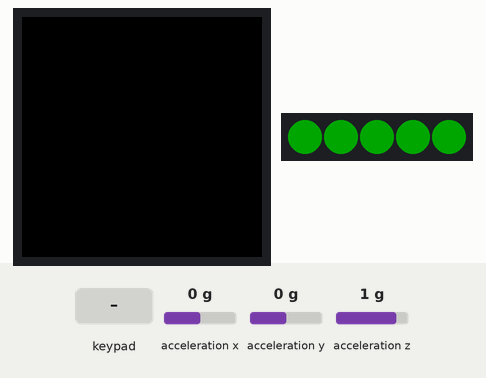
Recording of a sketch running on a simulated Arduino MKR. Shown: 240×240 colour display, 5 RGB LEDs in strip order, left to right. The inputs (shaded band) are chosen by the test bench; at power-on: acceleration x 0 g, acceleration y 0 g, acceleration z 1 g. Dim RGB values are drawn brighter than linear; what the sketch prints to the serial monitor is not drawn.

Above: at 1.8 s.
3.6 s: keypad keys 1 2 3 4 pressed 0.4 s apart
At 5.2 s:
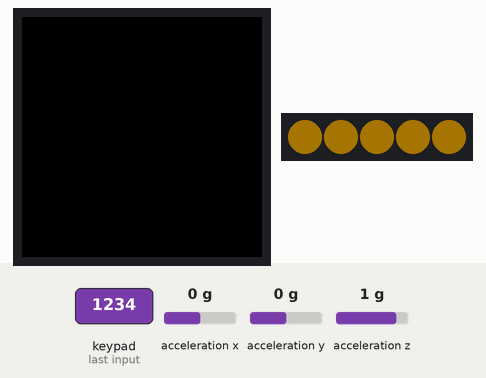
6.7 s: key '2' pressed
At 8.0 s:
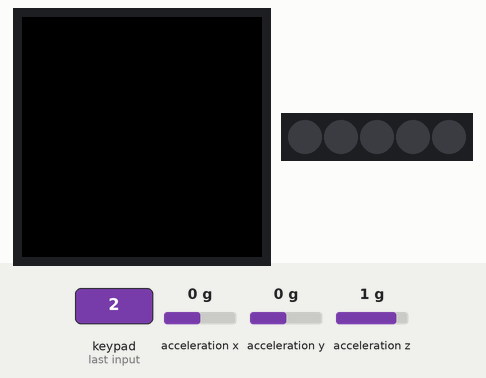
9.0 s: key '2' pressed
At 9.6 s:
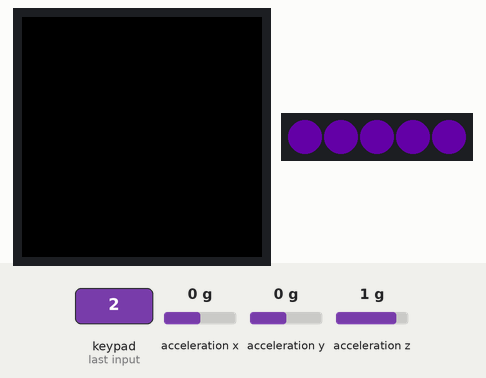
Timing chart, 0 to 12.0 s (numbered marks = the images above; inputs shaded):
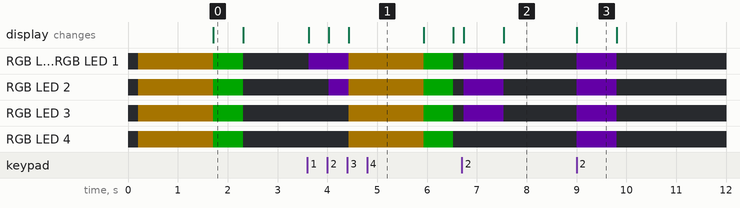

Measured:
- after the input at 3.6 s, RGB LED 0, RGB LED 1: off → RGB(24, 0, 40) at once, → RGB(40, 28, 0) 0.81 s later, → RGB(0, 40, 0) 1.5 s later, → off 0.60 s later
- after the input at 6.7 s, RGB LED 0–3: off → RGB(24, 0, 40) at once, → off 0.80 s later
- after the input at 9.0 s, RGB LED 0–4: off → RGB(24, 0, 40) at once, → off 0.80 s later
- what the display in image 0 shows lasts 0.6 s, from 1.7 s to 2.3 s
- what the display in image 3 shows lasts 0.8 s, from 9.0 s to 9.8 s

The sketch:

bytebait.ino
```cpp
// This file only wires the modules together. The logic lives in the other files:
//   config.h         all tunable constants
//   hardware.*       the only place that touches the Carrier library (sensor, LEDs, buzzer)
//   protocol.*       line format, incoming and outgoing messages (docs/protocol.md)
//   leds.*           LED colors                              (#6)
//   throw_detect.*   throw detection                         (#5)
//   motion.*         hook, tilt L/R, hold still, yank        (#17)
//   calibration.*    rest-position calibration               (#18)
//   buzzer.*         "lost fish" sound                       (#19)
//   link.*           transport: USB or WiFi                  (#38)
//   link_wifi.*      WiFi/HTTPS to Dokploy                   (#38)

#include "config.h"
#include "hardware.h"
#include "protocol.h"
#include "throw_detect.h"
#include "motion.h"
#include "calibration.h"
#include "buzzer.h"
#include "link.h"

void setup() {
  Serial.begin(SERIAL_BAUD);
  unsigned long t = millis();
  while (!Serial && millis() - t < 2000) {}   // wait at most 2 s for USB

  hwBegin();
  calibrationRun();                           // wait for rest, average the rest position (a few seconds)
  // linkBegin();                             // TODO(#38): enable when protocol.cpp uses link* (move Serial.begin here)
  if (!PLOT_MODE) protocolBegin();
}

void loop() {
  // linkUpdate();                            // TODO(#38)
  hwAccelPoll();    // read the sensor once; throw and motion share the sample
  protocolPoll();   // read messages from the game
  calibrationUpdate(); // touch pads: sensitivity and recalibrate  (#18)
  throwUpdate();    // detect throws and send THROW        (#5)
  motionUpdate();   // hook, tilt, hold still, yank        (#17)
  buzzerUpdate();   // play the "lost fish" sound          (#19)
}
```

arduino_secrets.example.h
```cpp
// Copy to the git-ignored arduino_secrets.h beside bytebait.ino for a WiFi throw test.
#pragma once

#define WIFI_THROW_PROBE 0  // Set to 1 locally for the probe. USB is the default.
#define SECRET_SSID ""
#define SECRET_PASS ""
#define SECRET_HOST "bytebait-test.mercantec.tech"
#define SECRET_PORT 443
#define SECRET_PROBE_ID ""  // Copy the test ID from the open browser tab.
```

buzzer.cpp
```cpp
#include "buzzer.h"
#include "config.h"
#include "hardware.h"

static bool playing = false;
static unsigned long startedAt = 0;
static uint16_t currentFreq = 0;     // the tone that is playing now (0 = none)

// tone() restarts its timer on every call, so only call it when the pitch really changes.
static void setTone(uint16_t freq) {
  if (freq == currentFreq) return;
  currentFreq = freq;
  hwBuzzerOn(freq);
}

void buzzerPlayLost() {
  playing = true;
  startedAt = millis();
  currentFreq = 0;
  setTone(BUZZ_HIGH_HZ + BUZZ_WOBBLE_HZ);
}

void buzzerUpdate() {
  if (!playing) return;
  unsigned long t = millis() - startedAt;

  if (t < BUZZ_HOLD_MS) {
    // "EEE": high tone that wobbles up and down a little (changes every BUZZ_WOBBLE_MS).
    bool up = ((t / BUZZ_WOBBLE_MS) % 2) == 0;
    setTone(up ? BUZZ_HIGH_HZ + BUZZ_WOBBLE_HZ : BUZZ_HIGH_HZ - BUZZ_WOBBLE_HZ);
  } else if (t < BUZZ_HOLD_MS + BUZZ_SLIDE_MS) {
    // "UUHH": the pitch falls in steps of BUZZ_SLIDE_STEP_MS from HIGH to LOW.
    unsigned long s = (t - BUZZ_HOLD_MS) / BUZZ_SLIDE_STEP_MS * BUZZ_SLIDE_STEP_MS;
    long freq = (long)BUZZ_HIGH_HZ - (long)(BUZZ_HIGH_HZ - BUZZ_LOW_HZ) * (long)s / (long)BUZZ_SLIDE_MS;
    setTone((uint16_t)freq);
  } else {
    hwBuzzerOff();
    currentFreq = 0;
    playing = false;
  }
}
```

buzzer.h
```cpp
#pragma once
#include <Arduino.h>

// S2.3 (#19): buzzer "EEEEEEEUUHH" when the fish gets away (BUZZ:LOST).
// Non-blocking: the sound plays over several calls to buzzerUpdate().

void buzzerPlayLost();   // start the sound (called from protocol.cpp on BUZZ:LOST)
void buzzerUpdate();     // call in loop()
```

calibration.cpp
```cpp
#include <math.h>
#include "calibration.h"
#include "config.h"
#include "hardware.h"
#include "leds.h"
#include "motion.h"
#include "throw_detect.h"

static const float DEFAULT_X = 0.0f, DEFAULT_Y = 0.0f, DEFAULT_Z = 1.0f;   // lying flat, face up

static float restX = DEFAULT_X, restY = DEFAULT_Y, restZ = DEFAULT_Z;
static bool  done = false;
static uint8_t version = 0;
static uint8_t level = SENS_DEFAULT_LEVEL;

// ---------- Rest-position calibration (a small state machine, so it never blocks the loop) ----------
enum CalState { CAL_IDLE, CAL_RUNNING, CAL_FEEDBACK };
static CalState calState = CAL_IDLE;
static unsigned long calStart = 0;      // when the calibration began (for the timeout)
static unsigned long calEnd = 0;        // when the result LEDs were shown
static unsigned long stillSince = 0;    // 0 = not collecting
static float sx = 0, sy = 0, sz = 0;    // sum of the samples in the current still period
static uint16_t n = 0;
static float px = 0, py = 0, pz = 0;
static bool havePrev = false;

static void calBegin() {
  throwReset();                         // a throw that was being measured must not be sent after the calibration
  calState = CAL_RUNNING;
  calStart = millis();
  stillSince = 0; sx = sy = sz = 0; n = 0; havePrev = false;
  ledsHold();                           // the game's colors wait until the result has been shown
  hwSetLeds(255, 180, 0);               // yellow = hold still, calibrating
}

static void calFinish(bool ok) {
  if (ok) {
    restX = sx / n; restY = sy / n; restZ = sz / n;
  } else {                              // timed out: the default rest position is used, as the guide says
    restX = DEFAULT_X; restY = DEFAULT_Y; restZ = DEFAULT_Z;
  }
  version++;                            // also after a timeout, so the motions switch to the default position too
  done = ok;
  hwSetLeds(ok ? 0 : 255, ok ? 255 : 0, 0);   // green = done, red = gave up
  calState = CAL_FEEDBACK;
  calEnd = millis();
}

static void calStep() {
  unsigned long now = millis();

  if (calState == CAL_FEEDBACK) {
    if (now - calEnd >= CAL_FEEDBACK_MS) {
      ledsRelease();                    // the game's last color (OFF if the game has not sent any)
      calState = CAL_IDLE;
    }
    return;
  }
  if (calState != CAL_RUNNING) return;

  if (hwAccelAvailable()) {
    float x, y, z;
    hwReadAccel(x, y, z);
    float mag = sqrt(x * x + y * y + z * z);
    float delta = havePrev ? sqrt((x - px) * (x - px) + (y - py) * (y - py) + (z - pz) * (z - pz)) : 1.0f;
    px = x; py = y; pz = z; havePrev = true;

    bool still = fabs(mag - 1.0f) < QUIET_G && delta < CAL_STILL_DELTA_G;

    // A slow turn changes the sample very little from one sample to the next, so also check that the
    // orientation stays close to the average of this period. If not, start the period again.
    if (still && n > 0) {
      float ax = sx / n, ay = sy / n, az = sz / n;
      float drift = sqrt((x - ax) * (x - ax) + (y - ay) * (y - ay) + (z - az) * (z - az));
      if (drift > CAL_DRIFT_G) still = false;
    }

    if (!still) {
      stillSince = 0; sx = sy = sz = 0; n = 0;
    } else {
      if (stillSince == 0) stillSince = now;
      sx += x; sy += y; sz += z; n++;
      if (now - stillSince >= CAL_REST_MS) { calFinish(true); return; }
    }
  }

  if (now - calStart >= CAL_TIMEOUT_MS) calFinish(false);
}

// At start: wait here until the calibration is completely finished (including the result LEDs).
void calibrationRun() {
  calBegin();
  while (calState != CAL_IDLE) {
    hwAccelPoll();
    calStep();
  }
}

bool calibrationBusy() {
  return calState == CAL_RUNNING;
}

bool calibrationDone() {
  return done;
}

uint8_t calibrationVersion() {
  return version;
}

void calibrationGetRest(float &x, float &y, float &z) {
  x = restX;
  y = restY;
  z = restZ;
}

// ---------- Sensitivity and touch pads ----------
float calibrationSensitivity() {
  return SENS_LEVELS[level];
}

// Purple, one LED per level. The game's colors wait until the display is hidden again.
static void showLevel() {
  ledsHold();
  hwShowLevel(level + 1, 150, 0, 255);
}

void calibrationUpdate() {
  calStep();                                    // a background calibration (pad 3) moves on a little each loop
  if (!CAL_BUTTONS) return;

  static unsigned long lastCheck = 0;
  static unsigned long shownAt = 0;             // when the level display was shown (0 = not shown)
  static bool prevLess = false, prevMore = false, prevRecal = false;
  unsigned long now = millis();

  // Hide the level display again after a short time. The game's last color comes back.
  if (shownAt != 0 && now - shownAt >= CAL_LEVEL_SHOW_MS) {
    ledsRelease();
    shownAt = 0;
  }

  if (now - lastCheck < 50) return;             // reading the touch pads every loop would be wasteful
  lastCheck = now;
  hwButtonsUpdate();

  bool less  = hwTouch(CAL_BTN_LESS);
  bool more  = hwTouch(CAL_BTN_MORE);
  bool recal = hwTouch(CAL_BTN_RECAL);
  bool downLess = less && !prevLess, downMore = more && !prevMore, downRecal = recal && !prevRecal;
  prevLess = less; prevMore = more; prevRecal = recal;

  if (motionFightActive()) return;              // never change settings during a fight (a hand can touch a pad)
  if (calState != CAL_IDLE) return;             // wait until a running calibration has finished

  if (downLess && level > 0) {
    level--;
    showLevel();
    shownAt = now;
  } else if (downMore && level + 1 < SENS_LEVEL_COUNT) {
    level++;
    showLevel();
    shownAt = now;
  } else if (downRecal) {
    calBegin();                                 // runs in the background: the loop keeps handling the game
    shownAt = 0;
  }
}
```

calibration.h
```cpp
#pragma once
#include <Arduino.h>

// S2.2 (#18): calibration, so the motions feel the same no matter who holds the Oplà.
//  1. Rest position: wait until the Oplà is still AND held in the same orientation, then average it.
//     At start this blocks in setup(). With touch pad 3 it runs in the background: loop() keeps
//     handling the game's messages while it runs.
//  2. Sensitivity: touch pads make all motion/throw limits lower (more sensitive) or higher.
//     Level 3 of 5 is the default and gives exactly the values in config.h.

void calibrationRun();                                          // call in setup() after hwBegin(): blocks until done or timed out
void calibrationUpdate();                                       // call in loop(): runs a background calibration and the touch pads
bool calibrationBusy();                                         // true while a calibration is waiting for the Oplà to be still
bool calibrationDone();                                         // true if the last calibration succeeded (false after a timeout)
uint8_t calibrationVersion();                                   // increases every time a calibration finishes (also after a timeout)
void calibrationGetRest(float &x, float &y, float &z);          // the rest position (g); the default (lying flat) if not calibrated
float calibrationSensitivity();                                 // 0.6 ... 1.6, 1.0 = config.h values; limits are divided by this
```

hardware.cpp
```cpp
#include <Arduino_MKRIoTCarrier.h>
#include "hardware.h"
#include "config.h"

// The Carrier library is included ONLY here, so it is not defined multiple times.
static MKRIoTCarrier carrier;

void hwBegin() {
  CARRIER_CASE = true;                       // true if the Oplà sits in its case
  carrier.begin();
  carrier.leds.setBrightness(LED_BRIGHTNESS);
}

// The sensor hands out each sample only once: reading it clears the "new data" flag.
// Several modules (throw and motion) need the same sample, so it is read here once per loop
// pass and cached.
static float lastX = 0, lastY = 0, lastZ = 1;
static bool  fresh = false;

void hwAccelPoll() {
  fresh = carrier.IMUmodule.accelerationAvailable();
  if (fresh) carrier.IMUmodule.readAcceleration(lastX, lastY, lastZ);
}

bool hwAccelAvailable() {
  return fresh;
}

void hwReadAccel(float &x, float &y, float &z) {
  x = lastX; y = lastY; z = lastZ;
}

void hwSetLeds(uint8_t r, uint8_t g, uint8_t b) {
  uint32_t color = carrier.leds.Color(r, g, b);
  for (uint8_t i = 0; i < LED_COUNT; i++) carrier.leds.setPixelColor(i, color);
  carrier.leds.show();
}

void hwShowLevel(uint8_t n, uint8_t r, uint8_t g, uint8_t b) {
  uint32_t on  = carrier.leds.Color(r, g, b);
  uint32_t off = carrier.leds.Color(0, 0, 0);
  for (uint8_t i = 0; i < LED_COUNT; i++) carrier.leds.setPixelColor(i, i < n ? on : off);
  carrier.leds.show();
}

void hwButtonsUpdate() {
  carrier.Buttons.update();
}

bool hwTouch(uint8_t n) {
  switch (n) {
    case 0: return carrier.Buttons.getTouch(TOUCH0);
    case 1: return carrier.Buttons.getTouch(TOUCH1);
    case 2: return carrier.Buttons.getTouch(TOUCH2);
    case 3: return carrier.Buttons.getTouch(TOUCH3);
    case 4: return carrier.Buttons.getTouch(TOUCH4);
  }
  return false;
}

void hwBuzzerOn(uint16_t freq) {
  carrier.Buzzer.sound(freq);
}

void hwBuzzerOff() {
  carrier.Buzzer.noSound();
}
```

hardware.h
```cpp
#pragma once
#include <Arduino.h>

// The only interface to the Oplà hardware. The rest of the code does not touch the Carrier library.
void hwBegin();
void hwAccelPoll();                                // call ONCE at the start of loop(): reads a new sample if there is one
bool hwAccelAvailable();                           // true if hwAccelPoll() found a new sample in this loop pass
void hwReadAccel(float &x, float &y, float &z);    // the latest sample, unit: g (can be called by several modules)
void hwSetLeds(uint8_t r, uint8_t g, uint8_t b);   // all LEDs the same color
void hwShowLevel(uint8_t n, uint8_t r, uint8_t g, uint8_t b);  // light the first n LEDs, turn the rest off

// Touch pads on the Carrier (0-4). Call hwButtonsUpdate() before hwTouch(), at most every ~50 ms.
void hwButtonsUpdate();
bool hwTouch(uint8_t n);                           // true while pad n is touched

void hwBuzzerOn(uint16_t freq);                    // play a tone until hwBuzzerOff() (does not block)
void hwBuzzerOff();
```

leds.cpp
```cpp
#include "leds.h"
#include "hardware.h"

// The last color the game asked for (starts as OFF).
static uint8_t lastR = 0, lastG = 0, lastB = 0;
static bool held = false;

static void setGameColor(uint8_t r, uint8_t g, uint8_t b) {
  lastR = r; lastG = g; lastB = b;
  if (!held) hwSetLeds(r, g, b);
}

bool ledsSetByName(const char* name) {
  if      (!strcmp(name, "RED"))    setGameColor(255, 0, 0);
  else if (!strcmp(name, "YELLOW")) setGameColor(255, 180, 0);
  else if (!strcmp(name, "GREEN"))  setGameColor(0, 255, 0);
  else if (!strcmp(name, "BLUE"))   setGameColor(0, 0, 255);
  else if (!strcmp(name, "OFF"))    setGameColor(0, 0, 0);
  else return false;
  return true;
}

void ledsHold() {
  held = true;
}

void ledsRelease() {
  held = false;
  hwSetLeds(lastR, lastG, lastB);
}
```

leds.h
```cpp
#pragma once
#include <Arduino.h>

// Set all LEDs by color name: RED, YELLOW, GREEN, BLUE, OFF.
// Returns false if the name is unknown. The color is remembered, also while the LEDs are held.
bool ledsSetByName(const char* name);

// The Oplà itself uses the LEDs (calibration, sensitivity level). While they are held, a color from the game
// is only remembered, so it can't hide what the Oplà shows. ledsRelease() shows the game's last color again.
void ledsHold();
void ledsRelease();
```

link.cpp
```cpp
#include "link.h"
#include "config.h"
#include "link_wifi.h"

static LinkType active = LINK_USB;

void linkBegin() {
  // TODO(#38): Serial.begin() moves here from bytebait.ino
  // TODO(#38): wifiBegin()
}

void linkUpdate() {
  // TODO(#38): wifiUpdate()
  // TODO(#38): choose the active connection: wifiConnected() ? LINK_WIFI : LINK_USB
  // TODO(#38): send HELLO:<via>:1 when the active connection changes
}

LinkType linkActive() {
  return active;
}

bool linkAvailable() {
  // TODO(#38): read from the active connection
  return false;
}

int linkRead() {
  // TODO(#38): read from the active connection
  return -1;
}

void linkWriteLine(const char* line) {
  (void)line;
  // TODO(#38): write line + '\n' to the active connection
}
```

link.h
```cpp
#pragma once
#include <Arduino.h>

// S3.9 (#38): common transport layer, so the protocol is the same over USB and WiFi.
// protocol.cpp must use link* instead of Serial directly.
// Automatic selection: WiFi if connected, otherwise USB.

enum LinkType { LINK_USB, LINK_WIFI };

void     linkBegin();                       // call in setup()
void     linkUpdate();                      // call in loop(): maintain/restore the connection
LinkType linkActive();                      // which connection is in use right now
bool     linkAvailable();                   // is there a byte to read
int      linkRead();                        // read one byte, -1 if none
void     linkWriteLine(const char* line);   // send a line (without \n, link adds it)
```

link_wifi.cpp
```cpp
#include "link_wifi.h"
#include "config.h"
// #include <WiFiNINA.h>
// #include <ArduinoHttpClient.h>
// #include "arduino_secrets.h"   // SSID, password, host, path (NOT committed; update the example file)

// TODO(#38): client objects (static), state, time of the last attempt

void wifiBegin() {
  // TODO(#38): WiFi.begin(SECRET_SSID, SECRET_PASS) without blocking the whole program
}

void wifiUpdate() {
  // TODO(#38): reconnect with a pause between attempts (the handshake takes 3-4 s)
  // TODO(#38): PING/PONG monitoring (see docs/protocol.md section 4)
}

bool wifiConnected() {
  return false;   // TODO(#38)
}

bool wifiAvailable() {
  return false;   // TODO(#38)
}

int wifiRead() {
  return -1;      // TODO(#38)
}

void wifiWriteLine(const char* line) {
  (void)line;
  // TODO(#38)
}
```

link_wifi.h
```cpp
#pragma once
#include <Arduino.h>

// S3.9 (#38): WiFi (WiFiNINA) and an open connection to Dokploy over HTTPS/WSS.
// Spike #4: a new HTTPS request per message takes about 3.5 s, so the connection MUST be kept open.

void wifiBegin();                       // start the WiFi connection (credentials from arduino_secrets.h)
void wifiUpdate();                      // call in loop(): reconnect without blocking
bool wifiConnected();                   // WiFi + server connection up
bool wifiAvailable();
int  wifiRead();
void wifiWriteLine(const char* line);
```

Source omitted: motion.cpp (8322 bytes), motion.h (839 bytes), protocol.cpp (3925 bytes), protocol.h (759 bytes), throw_detect.cpp (2493 bytes), throw_detect.h (297 bytes), config.h (6800 bytes)
